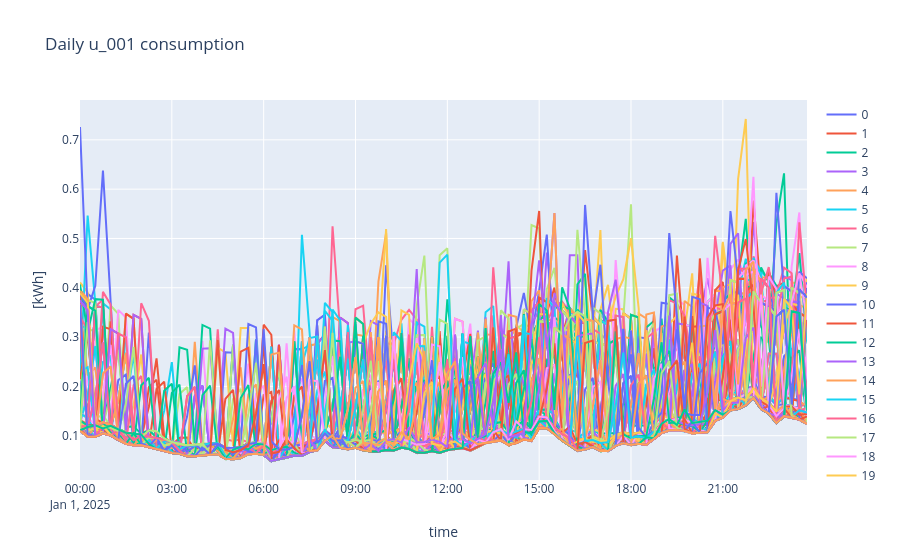

The cell this chart's notebook holds for it:
### Markdown cell above
#### **7.1 Plot load profile**

### Code cell
# plot load profile for all days of the years for the selcted user
plot_all_day_load_profile(all_user_load_profile_dict, user)
